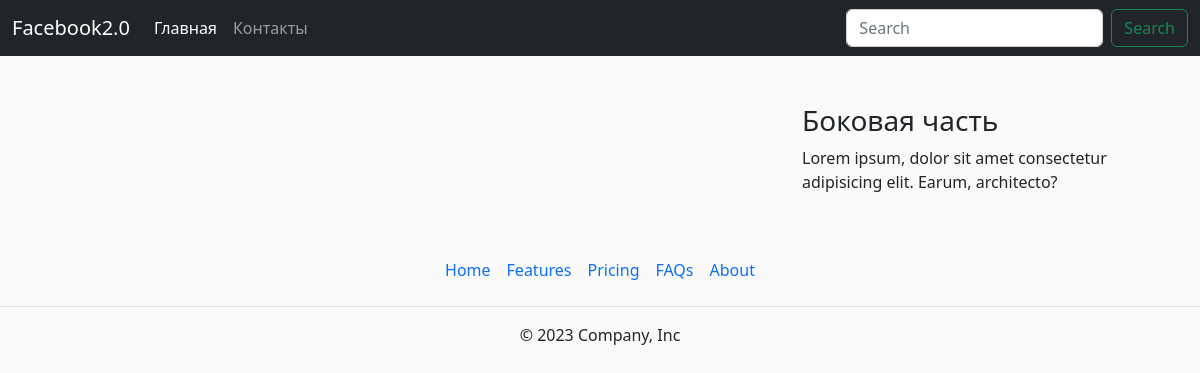
Before: / with the older database file.
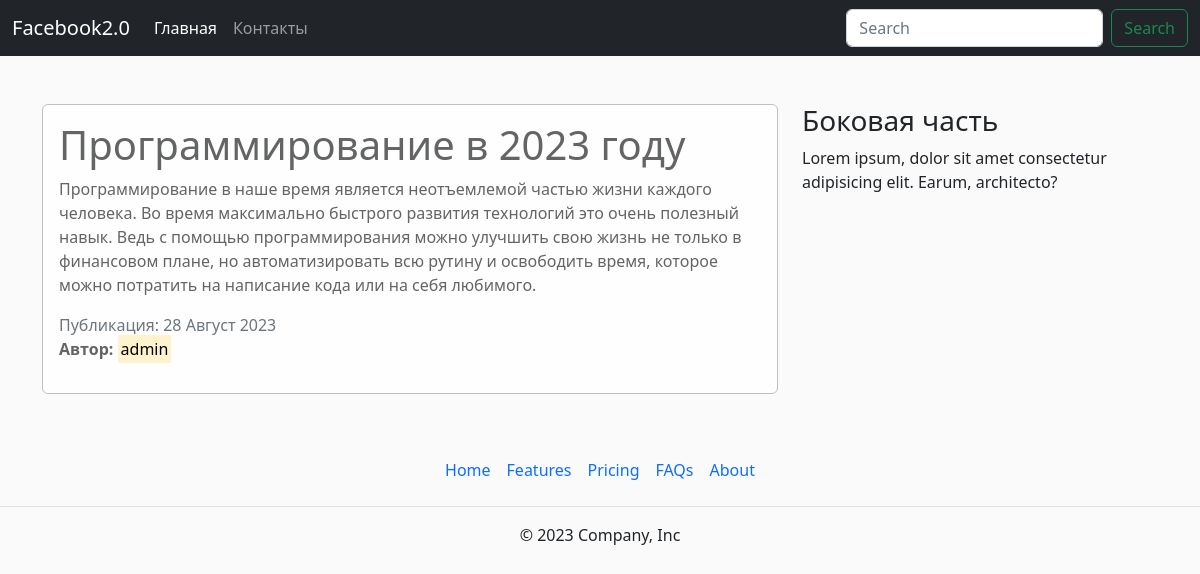
After: the same page with the newer database file.
### blog/models.py (models this page shows, shortened)
class News(models.Model):
    title = models.CharField('Название статьи',max_length=100, unique=True)
    text = models.TextField('Основной текст статьи')
    date = models.DateTimeField('Дата', default=timezone.now)
    autor = models.ForeignKey(User, verbose_name='Автор', on_delete=models.CASCADE)
    views = models.IntegerField('Просмотры', default=1)
    sizes = (
        ('S', 'Small'),
        ('M', 'Medium'),
        ('L', 'Large'),
        ('XL', 'XLarge'),
    )
    shop_sizes = models.CharField('Размер статьи', max_length=2, choices=sizes, default='S')
    class Meta:
        verbose_name = 'Новость'
        verbose_name_plural = 'Новости'

### blog/views.py (the view)
# urls.py: 2. Add a URL to urlpatterns:  path('', views.home, name='home')
def home(request):
    news = [
        {
            'title': 'Наша первая статья',
            'text': 'Полный текст статьи',
            'date': '25 Сентября 2000 года',
            'autor': 'Роман'
        },
        {
            'title': 'Наша вторая статья',
            'text': 'Полный текст статьи',
            'date': '25 Сентября 2100 года'
        }
    ]
    data = {
        'news': News.objects.all(),
        'title': 'Главная страница'
    }
    return render (request, 'blog/home.html', data)

### blog/templates/blog/home.html (shortened to what this page needs)
{% extends 'blog/base.html' %}
{% block content %}
    {% for post in news%}
        <div class="alert alert-light">
            <h1>{{ post.title }}</h1>
        <p>{{ post.text }}</p>
        <span class="text-muted">Публикация: {{ post.date|date:"j F Y" }}</span>
        {% if post.autor %}
            <p><b>Автор:</b> <mark>{{ post.autor}}</mark> </p>
        {% else %}
            <p><b>Автор:</b> <mark>Админ</mark> </p>
        {% endif %}
        </div>
    {% endfor %}
{% endblock %}

### blog/templates/blog/base.html (shortened to what this page needs)
{% load static %}
<!DOCTYPE html>
<html lang="ru">
<head>
    <link rel="stylesheet" href="https://cdn.jsdelivr.net/npm/bootstrap@5.2.3/dist/css/bootstrap.min.css">
    <link rel="stylesheet" href="{% static 'blog/main.css' %}">
</head>
<body>
    <nav class="navbar navbar-expand-md navbar-dark bg-dark">
        <div class="container-fluid">
          <a class="navbar-brand" href="#">Facebook2.0</a>
          <div class="collapse navbar-collapse" id="navbarCollapse">
            <ul class="navbar-nav me-auto mb-2 mb-md-0">
              <li class="nav-item">
                <a class="nav-link active" aria-current="page" href="{% url 'home' %}">Главная</a>
              </li>
              <li class="nav-item">
                <a class="nav-link" href="{% url 'about' %}">Контакты</a>
              </li>
            </ul>
            <form class="d-flex" role="search">
              <input class="form-control me-2" type="search" placeholder="Search" aria-label="Search">
              <button class="btn btn-outline-success" type="submit">Search</button>
            </form>
          </div>
        </div>
    </nav>
    <div class="container mt-5">
        <div class="row">
            <div class="col-md-8">
                {% block content %}
                {% endblock %}
            </div>
            <aside class="col-md-4">
                <h3>Боковая часть</h3>
                <p>Lorem ipsum, dolor sit amet consectetur adipisicing elit. Earum, architecto?</p>
            </aside>
        </div>
    </div>
    <footer class="py-3 my-4">
        <ul class="nav justify-content-center border-bottom pb-3 mb-3">
          <li class="nav-item"><a href="#" class="nav-link px-2 text-body-secondary">Home</a></li>
          <li class="nav-item"><a href="#" class="nav-link px-2 text-body-secondary">Features</a></li>
          <li class="nav-item"><a href="#" class="nav-link px-2 text-body-secondary">Pricing</a></li>
          <li class="nav-item"><a href="#" class="nav-link px-2 text-body-secondary">FAQs</a></li>
          <li class="nav-item"><a href="#" class="nav-link px-2 text-body-secondary">About</a></li>
        </ul>
        <p class="text-center text-body-secondary">© 2023 Company, Inc</p>
      </footer>
</body>
</html>

### static/blog/main.css (style rules this page uses)
body { background: #fafafa; }
.alert-light { border-color: #bfbfbf; }

Changed rows visible on the page:
added News: title "Программирование в 2023 году", text "Программирование в наше время является неотъемлемой частью жизни каждого человека. Во время максимально быстрого развития технологий это очень полезный навык. Ведь с помощью программирования можно улучшить свою жизнь не только в финансовом плане, но автоматизировать всю рутину и освободить время, которое можно потратить на написание кода или на себя любимого.", date "28 Август 2023", autor "admin"
